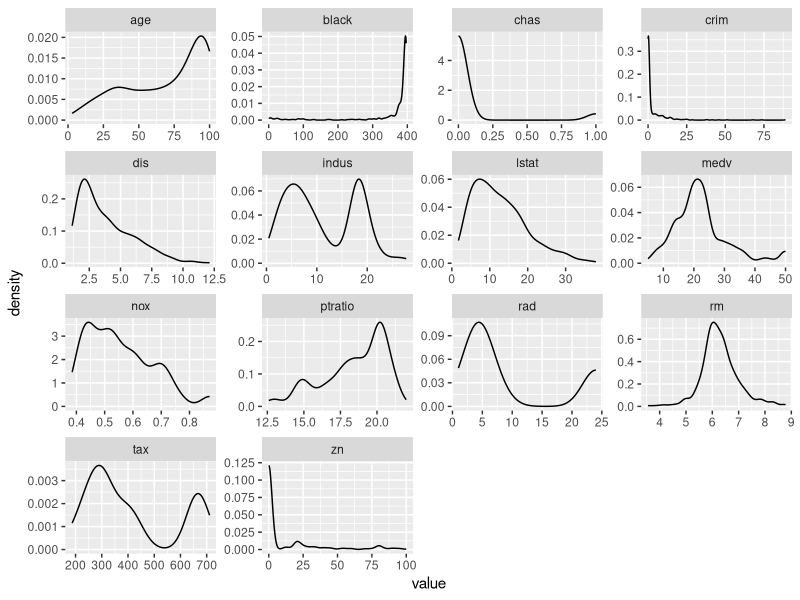
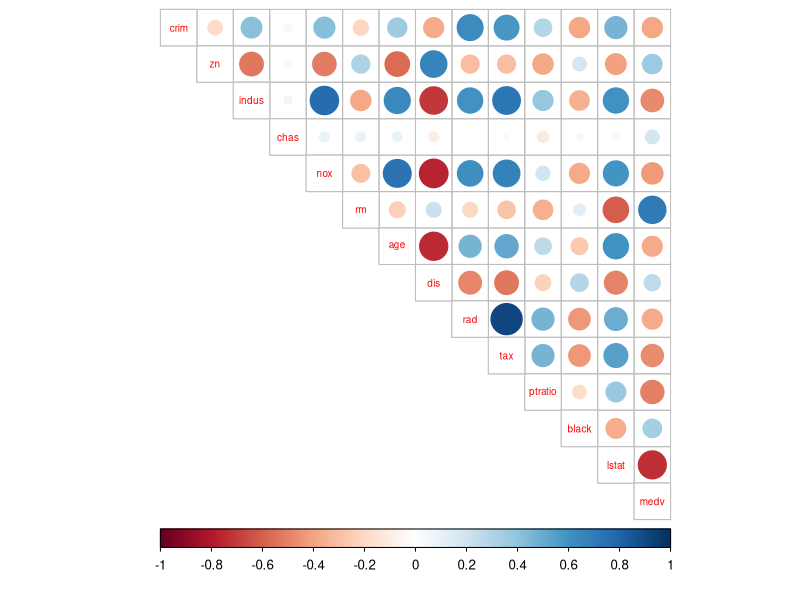

R code for these plots, in order:
## ---- chunk 1

# access the MASS package
library(MASS)

# load the data
data("Boston")

# explore the dataset
str(Boston)

## ---- chunk 2

# print out the summary of the variables
summary(Boston)

## ---- chunk 3

# access the tidyverse libraries tidyr, dplyr, ggplot2
library(tidyr); library(dplyr); library(ggplot2);

# plot the distributions as densities
Boston %>% gather %>% ggplot(aes(value)) + facet_wrap("key", scales = "free") + geom_density()

## ---- chunk 4

# calculate the correlation matrix and round it
cor_matrix <- cor(Boston) %>% round(2)

# print the correlation matrix
cor_matrix

## ---- chunk 5

# visualize the correlation matrix
library(corrplot)
corrplot(cor_matrix, method="circle", type="upper", cl.pos="b", tl.pos = "d", tl.cex=0.6)

## ---- chunk 6

# center and standardize variables
boston_scaled <- Boston %>% scale

# summaries of the scaled variables
boston_scaled %>% summary

# class of the boston_scaled object
class(boston_scaled)

# change the object to data frame
boston_scaled <- as.data.frame(boston_scaled)

## ---- chunk 7

# create a quantile vector of crim and print it
bins <- quantile(boston_scaled$crim)
bins

# create a categorical variable 'crime'
crime <- cut(boston_scaled$crim, breaks = bins, include.lowest = TRUE, label = c("low", "med_low", "med_high", "high"))

# look at the table of the new factor crime
table(crime)

# remove original crim from the dataset
boston_scaled <- dplyr::select(boston_scaled, -crim)

# add the new categorical value to scaled data
boston_scaled <- data.frame(boston_scaled, crime)

## ---- chunk 8

# number of rows in the Boston dataset 
n <- nrow(boston_scaled)

# choose randomly 80% of the rows
ind <- sample(n,  size = n * 0.8)

# create train set
train <- boston_scaled[ind,]

# create test set 
test <- boston_scaled[-ind,]

# save the correct classes from test data
correct_classes <- test$crime

# remove the crime variable from test data
test <- dplyr::select(test, -crime)

